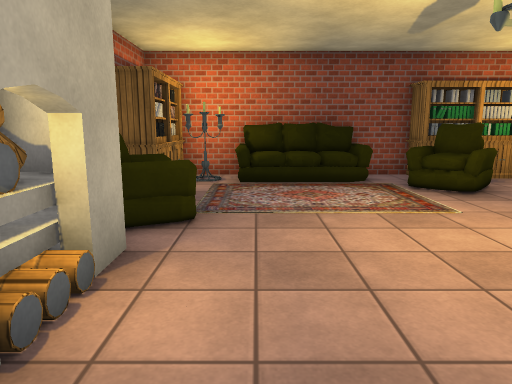
View 1 (above)

12 first-person views from a walk through a Unity game level. The camera is 1.4 m above the floor, tilts 10° down and sees 70° across. The floor is counted in squares, 1 m on a side. Each view is taken from the middle of a square. On the plan, view 1 faces up. The plan holds only what a view shows up to about 16 squares ahead; the rest is blank. The player is left out. Some surface patterns are stand-ins.

View 2
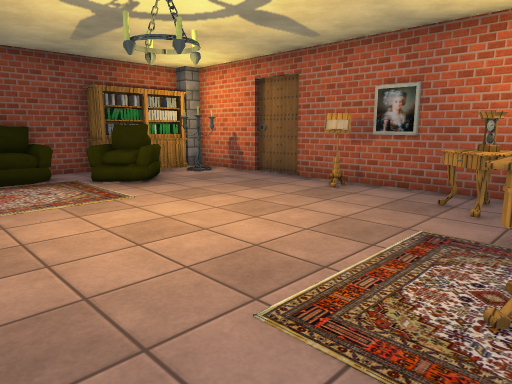

View 3
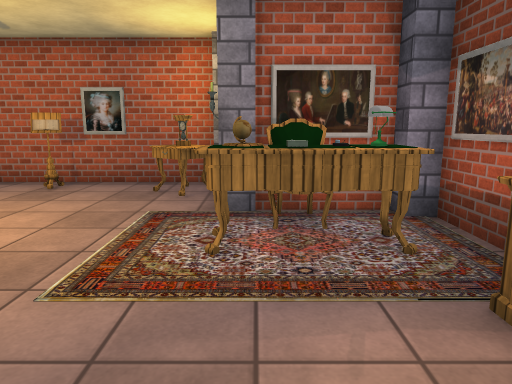

View 4
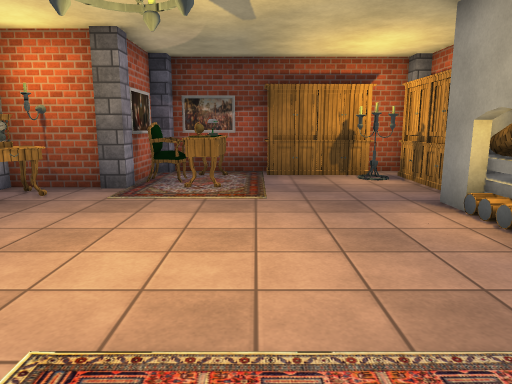

View 5
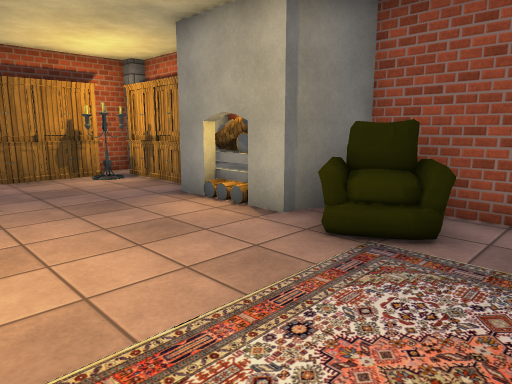

View 6
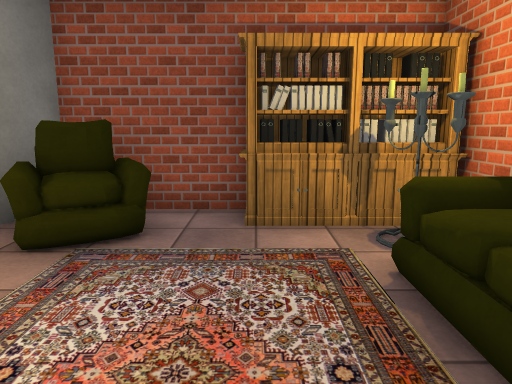

View 7
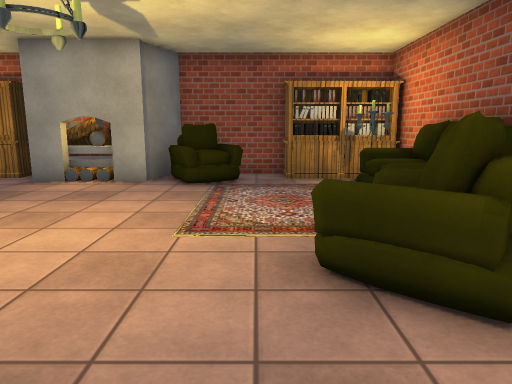

View 8
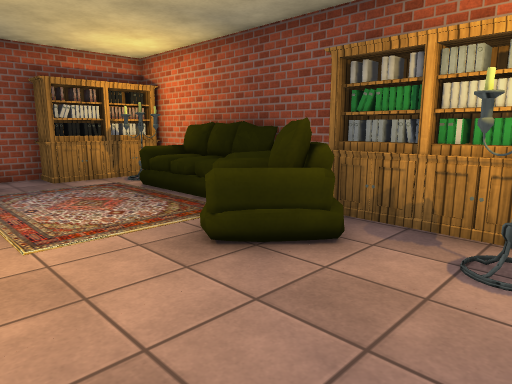

View 9
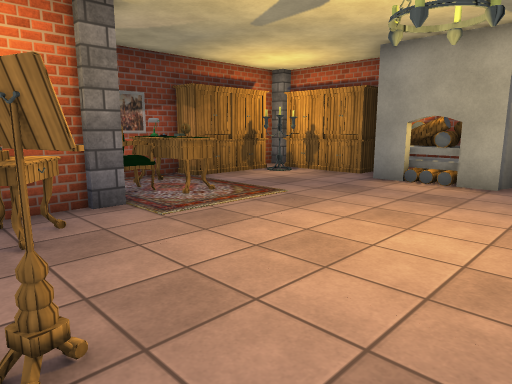

View 10
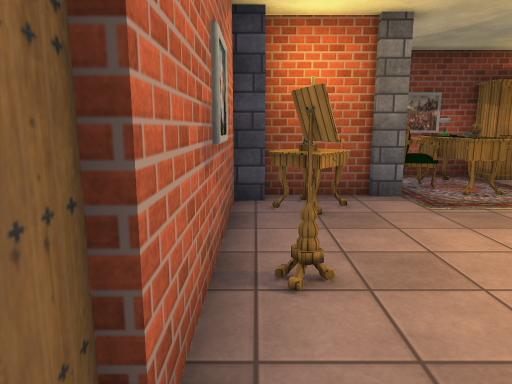

View 11
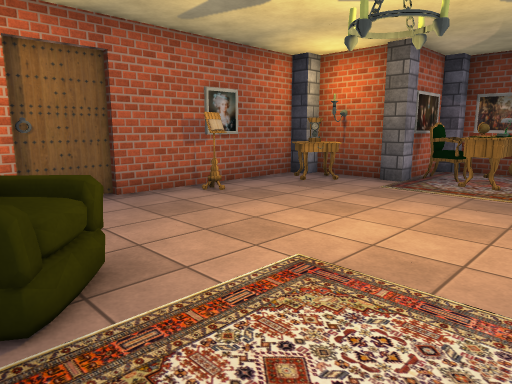

View 12
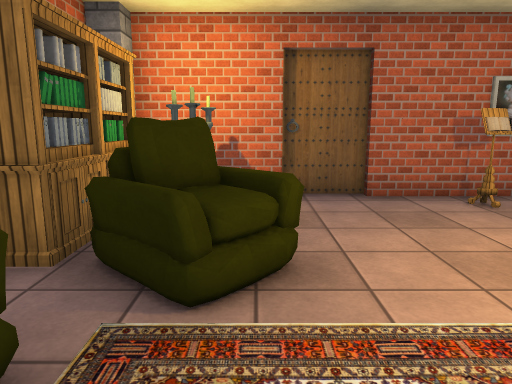

### Floor plan
Points are (right, up) in squares from view 1. A wall is a line through its corners. A room is listed if a view was taken in it or the views show most of it. See-through windows are left out.
Room 1 (views 1, 2, 3, 4, 5, 6, 7, 8, 9, 10, 11, 12)
walls: (5.5, -0.6) (7.9, -0.6); (8.4, 4.4) (8.4, 5.8); (8.6, 5.6) (8.6, 7.5); (8.4, 7.4) (8.4, 10.4); (-3.2, 5.6) (-3.2, 4.6); (-3.2, 1.6) (-3.2, 0.8); (8.4, 0) (8.4, 2.6); (4.6, 11) (2.4, 11); (-3.2, 8) (-3.2, 7.4); (-0.4, 11) (-2.6, 11); (1.5, -3.9) (2.6, -3.9); (-2.5, -3.9) (-1.6, -3.9)
objects: pillar (-3, -4); other object (-3, -3); cabinet (-3, -3) to (-2, 0); other object (-3, 2); other object (-3, 3); cabinet (-3, 9) to (-3, 10); other object (-2, 2); other object (-2, 3); sofa (-2, 5) to (-1, 7); books (-2, 8) to (-2, 10); cabinet (-1, -3) to (2, -3); other object (-1, -2); sofa (-1, 9) to (3, 11); other object (3, -4) to (4, -4); table (3, -3) to (4, -3); table (3, -2); table (3, -1) to (3, 0); chair (4, -2) to (4, -1); sofa (4, 8) to (6, 9); pillar (5, -4); carpet (5, -3) to (5, -2); pillar (5, -1); books (5, 10) to (7, 10); cabinet (6, 10) to (8, 11); table (7, 0) to (8, 1); clock (7, 1); other object (7, 4); other object (7, 9) to (8, 9); pillar (8, 0); other object (8, 3); pillar (8, 11)

Where each view was taken, in squares from view 1:
view 1: 0 up, 0 right, facing up
view 2: 1 down, 0 right, facing up-right
view 3: 1 down, 1 left, facing right
view 4: 8 up, 2 right, facing down
view 5: 8 up, 3 right, facing down-left
view 6: 8 up, 3 right, facing left
view 7: 7 up, 8 right, facing left
view 8: 5 up, 8 right, facing up-left
view 9: 6 up, 8 right, facing down-left
view 10: 7 up, 8 right, facing down
view 11: 9 up, 1 right, facing down-right
view 12: 8 up, 1 right, facing right
